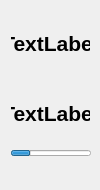
<?xml version="1.0" encoding="UTF-8"?>
<ui version="4.0">
 <class>DevWdg</class>
 <widget class="QWidget" name="DevWdg">
  <property name="geometry">
   <rect>
    <x>0</x>
    <y>0</y>
    <width>100</width>
    <height>190</height>
   </rect>
  </property>
  <property name="maximumSize">
   <size>
    <width>100</width>
    <height>190</height>
   </size>
  </property>
  <property name="windowTitle">
   <string>Form</string>
  </property>
  <widget class="QLabel" name="labNum">
   <property name="geometry">
    <rect>
     <x>11</x>
     <y>31</y>
     <width>79</width>
     <height>24</height>
    </rect>
   </property>
   <property name="font">
    <font>
     <pointsize>16</pointsize>
     <weight>75</weight>
     <bold>true</bold>
    </font>
   </property>
   <property name="text">
    <string>TextLabel</string>
   </property>
   <property name="alignment">
    <set>Qt::AlignCenter</set>
   </property>
  </widget>
  <widget class="QLabel" name="labStatus">
   <property name="geometry">
    <rect>
     <x>11</x>
     <y>101</y>
     <width>79</width>
     <height>24</height>
    </rect>
   </property>
   <property name="font">
    <font>
     <pointsize>16</pointsize>
     <weight>75</weight>
     <bold>true</bold>
    </font>
   </property>
   <property name="text">
    <string>TextLabel</string>
   </property>
   <property name="alignment">
    <set>Qt::AlignCenter</set>
   </property>
  </widget>
  <widget class="QWidget" name="layoutWidget">
   <property name="geometry">
    <rect>
     <x>11</x>
     <y>150</y>
     <width>82</width>
     <height>30</height>
    </rect>
   </property>
   <layout class="QVBoxLayout" name="verticalLayout">
    <item>
     <widget class="QProgressBar" name="progBar_Install">
      <property name="minimumSize">
       <size>
        <width>80</width>
        <height>6</height>
       </size>
      </property>
      <property name="maximumSize">
       <size>
        <width>80</width>
        <height>6</height>
       </size>
      </property>
      <property name="value">
       <number>24</number>
      </property>
      <property name="textVisible">
       <bool>false</bool>
      </property>
     </widget>
    </item>
    <item>
     <widget class="QLabel" name="labPerc">
      <property name="font">
       <font>
        <pointsize>10</pointsize>
        <italic>false</italic>
       </font>
      </property>
      <property name="text">
       <string/>
      </property>
      <property name="alignment">
       <set>Qt::AlignCenter</set>
      </property>
     </widget>
    </item>
   </layout>
  </widget>
 </widget>
 <resources/>
 <connections/>
</ui>
